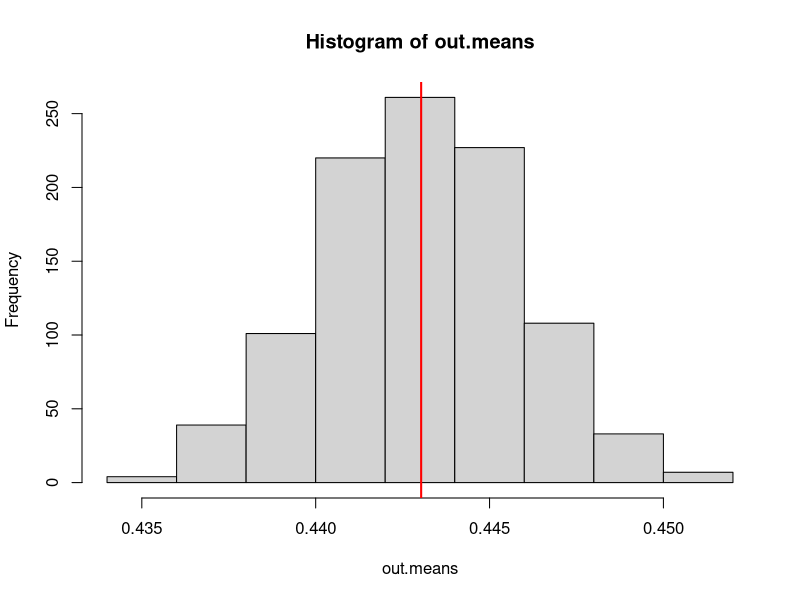
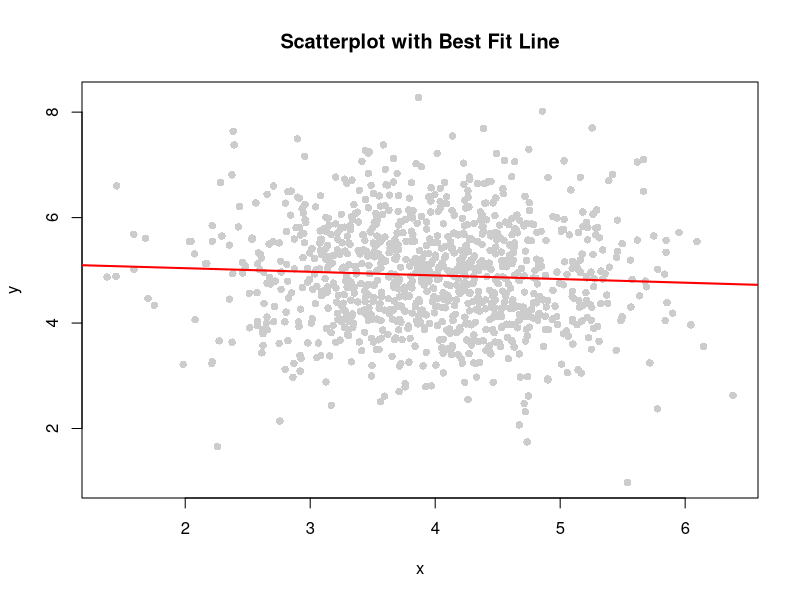
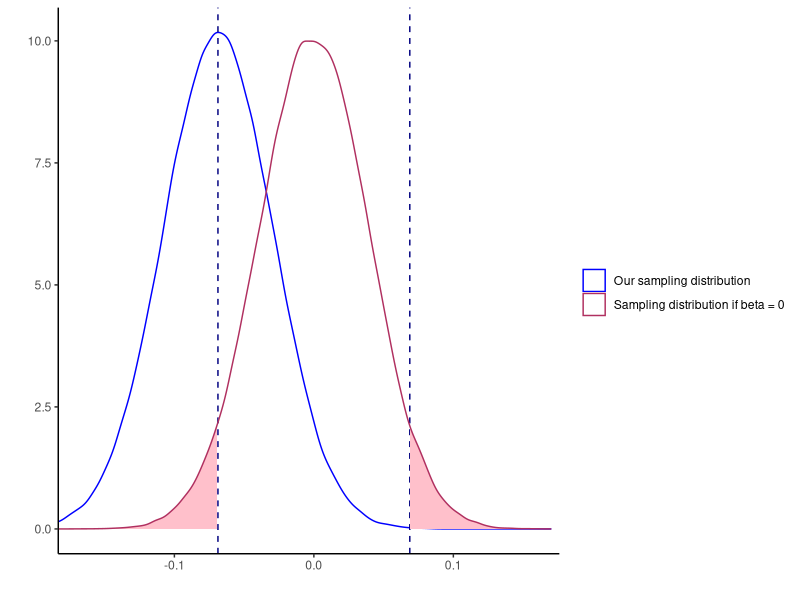

Reproduce these figures in R, in order.
## ---- chunk 1
#| echo: true
#| warning: false
#| code-fold: true
#| code-summary: "Show code"

brex <- read.csv(here::here("./slides/code/BES.csv"))
str(brex)
table(brex$vote, useNA = "always")
brex$exit <- ifelse(brex$vote=="leave", 1, 0)
prop.table(table(brex$exit))*100
## ---- chunk 2
phat <- mean(brex$exit)
phat

## ---- chunk 3
#| echo: true
#| warning: false
#| code-fold: true
#| code-summary: "Show code"

require(tidyverse)
set.seed(7)

out.means <- c()

for (i in 1:1000) {
  temp_dat <- sample_n(brex, nrow(brex), replace = T)
  out.means[i] <- mean(temp_dat$exit)
  rm(temp_dat)
}

hist(out.means)
abline(v = mean(out.means), col = "red", lwd = 2, add = T)
## ---- chunk 4
#| echo: true
#| warning: false
#| code-fold: true
#| code-summary: "Show code"

# standard deviation of the sampling distribution computed with the formula
se <- round(sqrt(var(brex$exit)/nrow(brex)),3)
# A data-driven confidence interval
quantile(out.means, c(.025, .975))
# An analytic solution to the confidence interval
(ci_95 <- c(phat - (1.96*se), phat + (1.96*se)))
## ---- chunk 5
#| echo: true
#| warning: false
#| code-fold: true
#| code-summary: "Show code"

# Simulated data
set.seed(8)
alpha <- 5
beta <- -.03
x <- rnorm(1000, 4, .8) # 
error <- rnorm(1000, 0, 1)

# relationship is linear by construction!!
y <- alpha + (beta*x) + error

plot(x, y, main = "Scatterplot with Best Fit Line", 
     col = "gray80", pch = 16)
# Fit linear model
model <- lm(y ~ x)
# Add best fit line
abline(model, col = "red", lwd = 2)

## ---- chunk 6
summary(model)
(beta_hat <- coefficients(model)[2])
(se_beta <- summary(model)$coefficients[2, "Std. Error"])
## ---- chunk 7

#| echo: true
#| warning: false
#| code-fold: true
#| centering: true
#| code-summary: "Show code"

x1 <- rnorm(100000, mean = beta_hat, sd = se_beta)
x2 <- rnorm(100000, mean = 0, sd = se_beta)

density_data <- density(x2)
   density_df <- data.frame(x = density_data$x, y = density_data$y)
shade_region <- density_df %>% filter(x < beta_hat)
shade_region2 <- density_df %>% filter(x > -1*beta_hat)

 ggplot() + 
  geom_density(aes(x = x1, color = "Our sampling distribution")) +
  geom_vline(aes(xintercept = beta_hat), linetype = "dashed", color = "navy") + 
  geom_vline(aes(xintercept = -beta_hat), linetype = "dashed", color = "navy") + 
  geom_area(data = shade_region, aes(x = x, y = y), fill = "pink") +
  geom_area(data = shade_region2, aes(x = x, y = y), fill = "pink") +
  geom_density(aes(x = x2, color = "Sampling distribution if beta = 0")) + 
  theme_classic() +
  scale_color_manual(values = c("blue", "maroon")) +
  labs(color = "", y = "", x ="" ) +
  coord_cartesian(xlim = c(min(x2), max(x2)))

pnorm(beta_hat, mean = 0, sd = se_beta)*2
  
